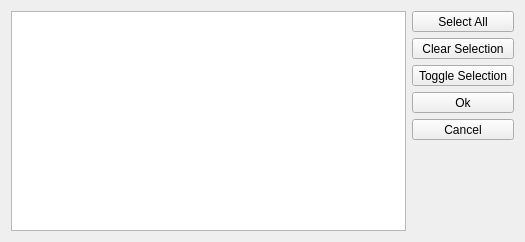
<?xml version="1.0" encoding="UTF-8"?>
<ui version="4.0">
 <class>Dialog</class>
 <widget class="QDialog" name="Dialog">
  <property name="geometry">
   <rect>
    <x>0</x>
    <y>0</y>
    <width>525</width>
    <height>242</height>
   </rect>
  </property>
  <property name="windowTitle">
   <string>Select bands</string>
  </property>
  <layout class="QHBoxLayout" name="horizontalLayout">
   <item>
    <widget class="QListWidget" name="mList">
     <property name="dragDropMode">
      <enum>QAbstractItemView::InternalMove</enum>
     </property>
     <property name="selectionMode">
      <enum>QAbstractItemView::ExtendedSelection</enum>
     </property>
    </widget>
   </item>
   <item>
    <layout class="QVBoxLayout" name="verticalLayout">
     <item>
      <widget class="QToolButton" name="mSelectAll">
       <property name="sizePolicy">
        <sizepolicy hsizetype="Preferred" vsizetype="Fixed">
         <horstretch>0</horstretch>
         <verstretch>0</verstretch>
        </sizepolicy>
       </property>
       <property name="text">
        <string>Select All</string>
       </property>
      </widget>
     </item>
     <item>
      <widget class="QToolButton" name="mClearSelection">
       <property name="sizePolicy">
        <sizepolicy hsizetype="Preferred" vsizetype="Fixed">
         <horstretch>0</horstretch>
         <verstretch>0</verstretch>
        </sizepolicy>
       </property>
       <property name="text">
        <string>Clear Selection</string>
       </property>
      </widget>
     </item>
     <item>
      <widget class="QToolButton" name="mToggleSelection">
       <property name="sizePolicy">
        <sizepolicy hsizetype="Preferred" vsizetype="Fixed">
         <horstretch>0</horstretch>
         <verstretch>0</verstretch>
        </sizepolicy>
       </property>
       <property name="text">
        <string>Toggle Selection</string>
       </property>
      </widget>
     </item>
     <item>
      <widget class="QToolButton" name="mOk">
       <property name="sizePolicy">
        <sizepolicy hsizetype="Preferred" vsizetype="Fixed">
         <horstretch>0</horstretch>
         <verstretch>0</verstretch>
        </sizepolicy>
       </property>
       <property name="text">
        <string>Ok</string>
       </property>
      </widget>
     </item>
     <item>
      <widget class="QToolButton" name="mCancel">
       <property name="sizePolicy">
        <sizepolicy hsizetype="Preferred" vsizetype="Fixed">
         <horstretch>0</horstretch>
         <verstretch>0</verstretch>
        </sizepolicy>
       </property>
       <property name="text">
        <string>Cancel</string>
       </property>
      </widget>
     </item>
     <item>
      <spacer name="verticalSpacer">
       <property name="orientation">
        <enum>Qt::Vertical</enum>
       </property>
       <property name="sizeHint" stdset="0">
        <size>
         <width>20</width>
         <height>40</height>
        </size>
       </property>
      </spacer>
     </item>
    </layout>
   </item>
  </layout>
 </widget>
 <resources/>
 <connections/>
</ui>
